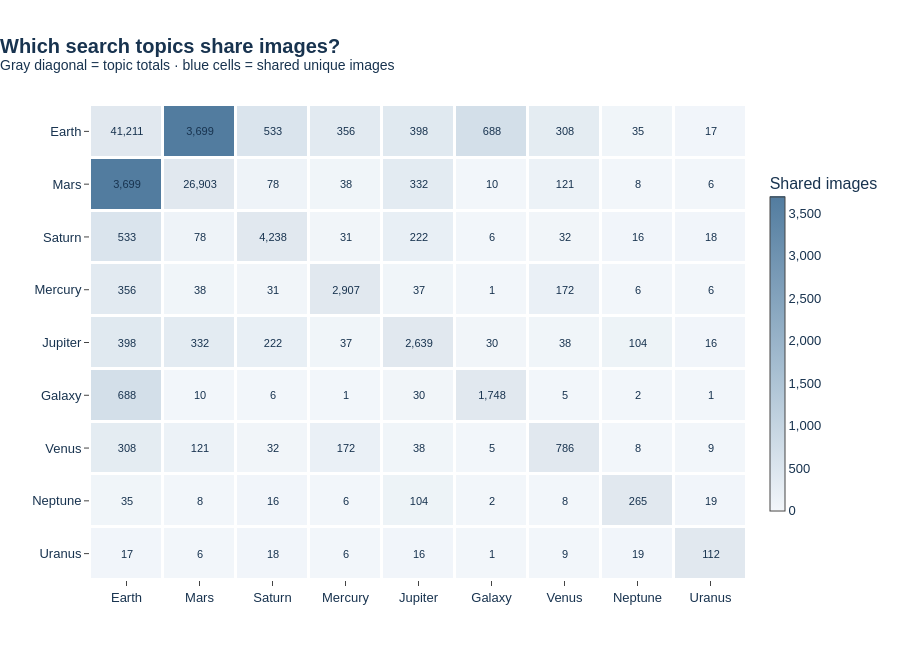

Notebook source saved alongside this figure:
### Markdown cell above
#### E. Visualization
**Gray diagonal cells show topic totals; blue off-diagonal cells show shared unique images.** The blue color scale is linear from zero to the largest shared count. Separating diagonal totals keeps them from washing out the overlap cells; exact values remain visible throughout.

### Code cell
matrix_labels = [topic.title() for topic in topic_order]
shared_values = [[None if a == b else int(overlap_matrix.loc[a, b]) for b in topic_order] for a in topic_order]
diagonal_values = [[int(overlap_matrix.loc[a, b]) if a == b else None for b in topic_order] for a in topic_order]
max_shared = int(pair_counts["shared_images"].max()) if not pair_counts.empty else 0
fig_overlap = go.Figure()
fig_overlap.add_trace(go.Heatmap(
    z=shared_values, x=matrix_labels, y=matrix_labels, zmin=0, zmax=max(1, max_shared),
    colorscale=[[0, "#F2F6FA"], [0.45, "#A6BED1"], [1, "#527C9F"]],
    texttemplate="%{z:,}", textfont=dict(size=11, color=NAVY), xgap=3, ygap=3,
    colorbar=dict(title="Shared images", tickformat=",d", thickness=15, len=0.75),
    hoverongaps=False,
    hovertemplate="<b>%{y} / %{x}</b><br>Shared unique images: %{z:,}<extra></extra>",
))
fig_overlap.add_trace(go.Heatmap(
    z=diagonal_values, x=matrix_labels, y=matrix_labels,
    colorscale=[[0, "#E1E8EF"], [1, "#E1E8EF"]], showscale=False,
    texttemplate="%{z:,}", textfont=dict(size=11, color=NAVY), xgap=3, ygap=3,
    hoverongaps=False,
    hovertemplate="<b>%{y}</b><br>Topic total: %{z:,}<br>Diagonal: not an additional overlap<extra></extra>",
))
fig_overlap.update_layout(
    title="<b>Which search topics share images?</b><br><sup>Gray diagonal = topic totals · blue cells = shared unique images</sup>",
    height=650, margin=dict(l=90, r=120, t=105, b=70),
    xaxis=dict(title=None, side="bottom", tickangle=0, showgrid=False),
    yaxis=dict(title=None, autorange="reversed", showgrid=False),
)
fig_overlap.show(config=CHART_CONFIG)

### Figure 1 — Plotly figure (JSON) as saved in the notebook; plotly's stock layout.template omitted (floating-point values rounded to 4 significant figures)
{"data": [{"colorbar": {"len": 0.75, "thickness": 15, "tickformat": ",d", "title": {"text": "Shared images"}}, "colorscale": [[0, "#F2F6FA"], [0.45, "#A6BED1"], [1, "#527C9F"]], "hoverongaps": false, "hovertemplate": "<b>%{y} / %{x}</b><br>Shared unique images: %{z:,}<extra></extra>", "textfont": {"color": "#18334F", "size": 11}, "texttemplate": "%{z:,}", "type": "heatmap", "x": ["Earth", "Mars", "Saturn", "Mercury", "Jupiter", "Galaxy", "Venus", "Neptune", "Uranus"], "xgap": 3, "y": ["Earth", "Mars", "Saturn", "Mercury", "Jupiter", "Galaxy", "Venus", "Neptune", "Uranus"], "ygap": 3, "z": [[null, 3699, 533, 356, 398, 688, 308, 35, 17], [3699, null, 78, 38, 332, 10, 121, 8, 6], [533, 78, null, 31, 222, 6, 32, 16, 18], [356, 38, 31, null, 37, 1, 172, 6, 6], [398, 332, 222, 37, null, 30, 38, 104, 16], [688, 10, 6, 1, 30, null, 5, 2, 1], [308, 121, 32, 172, 38, 5, null, 8, 9], [35, 8, 16, 6, 104, 2, 8, null, 19], [17, 6, 18, 6, 16, 1, 9, 19, null]], "zmax": 3699, "zmin": 0}, {"colorscale": [[0, "#E1E8EF"], [1, "#E1E8EF"]], "hoverongaps": false, "hovertemplate": "<b>%{y}</b><br>Topic total: %{z:,}<br>Diagonal: not an additional overlap<extra></extra>", "showscale": false, "textfont": {"color": "#18334F", "size": 11}, "texttemplate": "%{z:,}", "type": "heatmap", "x": ["Earth", "Mars", "Saturn", "Mercury", "Jupiter", "Galaxy", "Venus", "Neptune", "Uranus"], "xgap": 3, "y": ["Earth", "Mars", "Saturn", "Mercury", "Jupiter", "Galaxy", "Venus", "Neptune", "Uranus"], "ygap": 3, "z": [[41211, null, null, null, null, null, null, null, null], [null, 26903, null, null, null, null, null, null, null], [null, null, 4238, null, null, null, null, null, null], [null, null, null, 2907, null, null, null, null, null], [null, null, null, null, 2639, null, null, null, null], [null, null, null, null, null, 1748, null, null, null], [null, null, null, null, null, null, 786, null, null], [null, null, null, null, null, null, null, 265, null], [null, null, null, null, null, null, null, null, 112]]}], "layout": {"height": 650, "margin": {"b": 70, "l": 90, "r": 120, "t": 105}, "title": {"text": "<b>Which search topics share images?</b><br><sup>Gray diagonal = topic totals · blue cells = shared unique images</sup>"}, "xaxis": {"showgrid": false, "side": "bottom", "tickangle": 0, "title": {}}, "yaxis": {"autorange": "reversed", "showgrid": false, "title": {}}}}
